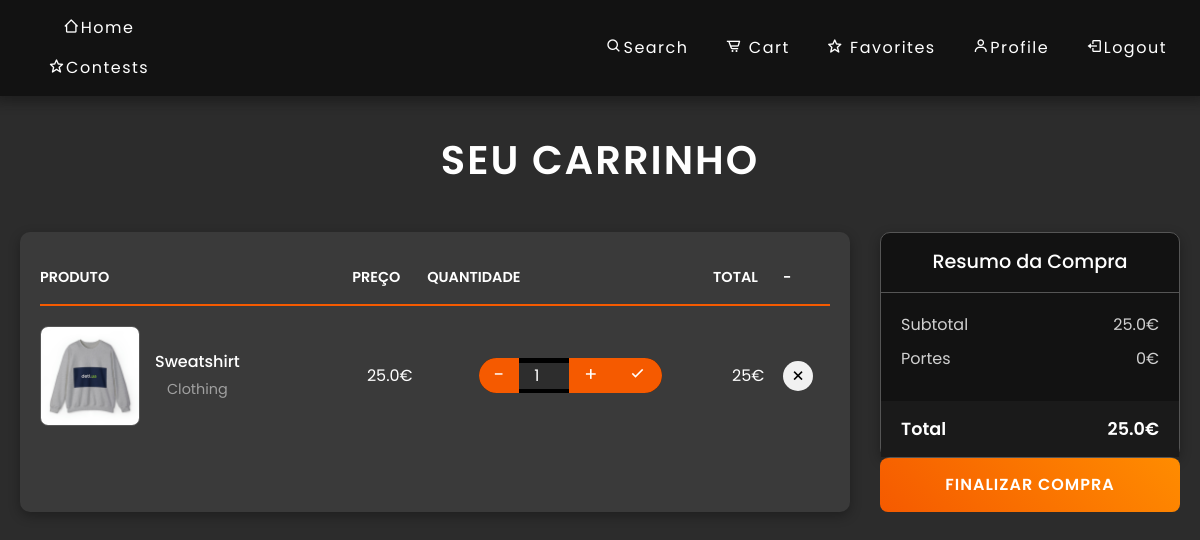
The page /cart (signed in) on the database its author committed.
### app_org/models.py (models this page shows)
class Product(db.Model):
    id = db.Column(db.Integer, primary_key=True)
    name = db.Column(db.String(100), nullable=False)
    description = db.Column(db.String(1000))
    price = db.Column(db.Float, nullable=False)
    quantity = db.Column(db.Integer, nullable=False, default=0)
    image = db.Column(db.String(100), nullable=False, default='default_image.png')
    category_id = db.Column(db.Integer, db.ForeignKey('category.id'), nullable=False)
    category = db.relationship('Category', backref=db.backref('products', lazy=True))
    course_id = db.Column(db.Integer, db.ForeignKey('course.id'), nullable=True)
    size = db.Column(db.String(10), nullable=True, default='N/A')
    color = db.Column(db.String(20), nullable=True, default='N/A')

class Category(db.Model):
    id = db.Column(db.Integer, primary_key=True)
    name = db.Column(db.String(100), nullable=False)

### app_org/cart.py (the view)
@crt.route('/cart', methods=['GET'])
@login_required
def cart():
    user=User.query.get(current_user.id)
    cart = Cart.query.filter_by(user_id=current_user.id).all()
    product_details = [ Product.query.filter_by(id=cart_item.product_id).first() for cart_item in cart ]
    CartItem = [(Product.query.get(cart_item.product_id), cart_item.quantity) for cart_item in cart]
    total=sum([product.price*quantity for product,quantity in CartItem])
    print("--------AA")
    print(CartItem)
    print("---------AAAA")
    for product in product_details:
        print(product.image)
    return render_template('cart.html', user=user, CartItem=CartItem,total=total)

### app_org/templates/cart.html (shortened to what this page needs)
{% extends 'base.html' %}
{% block styles %}
    <link rel="stylesheet" href="{{ url_for('static', filename='css/cart.css') }}">
    <link href="https://unpkg.com/boxicons@2.1.4/css/boxicons.min.css" rel="stylesheet">
{% endblock %}
{% block content %}
    {% include 'navbar.html' %}
    <main class="cart-container">
        <h1 class="page-title">Seu Carrinho</h1>
        <div class="content">
            <section class="cart-table">
                <table>
                    <thead>
                        <tr>
                            <th>Produto</th>
                            <th>Preço</th>
                            <th>Quantidade</th>
                            <th>Total</th>
                            <th>-</th>
                        </tr>
                    </thead>
                    <tbody>
                        {% for product, quantity in CartItem %}
                            <tr>
                                <td>
                                    <div class="product">
                                        <img width="150" height="150" src="{{ url_for('static', filename='assets/' + product.image) }}" alt="{{ product.name }}">
                                        <div class="info">
                                            <div class="name">{{ product.name }}</div>
                                            <div class="category">{{ product.category.name }}</div>
                                        </div>
                                    </div>
                                </td>
                                <td>{{ product.price }}€</td>
                                <td>
                                    <form action="/cart/update/{{ product.id }}" method="POST">
                                        <div class="qty">
                                            <button type="button" class="decrease">-</button>
                                            <input type="number" class="quantity" value="{{ quantity }}" name="quantity" min="1">
                                            <button type="button" class="increase">+</button>
                                            <button type="submit" class="update"><i class="bx bx-check"></i></button>
                                        </div>
                                    </form>
                                </td>
                                <td>{{ (product.price * quantity) | int }}€</td>
                                <td>
                                    <form action="/cart/remove/{{ product.id }}" method="POST">
                                        <button class="remove"><i class="bx bx-x"></i></button>
                                    </form>
                                </td>
                            </tr>
                        {% endfor %}
                    </tbody>
                </table>
            </section>
            <aside class="cart-summary">
                <div class="box">
                    <header>Resumo da Compra</header>
                    <div class="info">
                        <div><span>Subtotal</span><span>{{ total }}€</span></div>
                        <div><span>Portes</span><span>0€</span></div>
                    </div>
                    <footer>
                        <span>Total</span>
                        <span>{{ total }}€</span>
                    </footer>
                </div>
                <form class="botao" action="/cart/checkout" method="POST">
                    <button type="submit">Finalizar Compra</button>
                </form>
            </aside>
        </div>
    </main>
{% endblock %}

### app_org/static/css/style.css (style rules this page uses)
body { background-color: #3b3b3b; color: #ffffff; text-align: center; }
.botao button { color: #ffffff; font-weight: 400; font-size: 100%; letter-spacing: 1.5px; background-color: transparent; border: none; }

### app_org/static/css/cart.css (style rules this page uses)
body { background-color: #2c2c2c; font-family: 'Poppins', sans-serif; color: #ffffff; margin: 0; }
.cart-container { padding: 40px 20px; min-height: 80vh; }
.page-title { font-size: 2.5rem; font-weight: 600; padding: 40px 0; text-align: center; color: #ffffff; text-transform: uppercase; letter-spacing: 2px; }
.content { display: flex; gap: 30px; max-width: 1200px; margin: 0 auto; }
.cart-table { flex: 1; background-color: #3a3a3a; border-radius: 10px; box-shadow: 0 4px 12px rgba(0, 0, 0, 0.3); padding: 20px; }
table { width: 100%; border-collapse: collapse; }
table thead tr { border-bottom: 2px solid #f55a00; }
table thead tr th { text-align: left; padding: 15px 0; text-transform: uppercase; font-size: 0.9rem; font-weight: 600; color: #ffffff; }
table tbody tr { border-bottom: 1px solid #555; transition: background 0.3s ease; }
table tbody tr:last-child { border: 0; }
table tbody tr td { padding: 20px 0; }
.product { display: flex; align-items: center; }
.product img { width: 100px; height: 100px; border-radius: 8px; object-fit: cover; border: 1px solid #555; }
.product .info { margin-left: 15px; }
.product .info .name { font-size:-1.2rem; font-weight: 500; margin-bottom: 5px; }
.product .info .category { font-size: 0.9rem; color: #a0a0a0; }
.qty { display: inline-flex; align-items: center; background: #000000; border-radius: 20px; overflow: hidden; height: 35px; }
.qty button { background: #f55a00; border: none; padding: 0 15px; height: 100%; color: #ffffff; font-size: 1.2rem; cursor: pointer; transition: background 0.3s ease; }
.qty input { width: 50px; text-align: center; border: none; background: #2d2d2d; color: #ffffff; font-size: 1rem; }
.remove { background: #f1f1f1; border: none; width: 30px; height: 30px; border-radius: 50%; display: flex; align-items: center; justify-content: center; font-size: 1.2rem; transition: background 0.3s ease; }
.cart-summary { min-width: 300px; max-width: 350px; }
.cart-summary .box { border: 1px solid #555; background: #121212; border-radius: 10px; box-shadow: 0 4px 12px rgba(0, 0, 0, 0.3); }
.cart-summary .box header { padding: 15px 20px; font-size: 1.2rem; font-weight: 500; border-bottom: 1px solid #555; }
.cart-summary .box .info { padding: 20px; font-size: 1rem; }
.cart-summary .box .info > div { display: flex; justify-content: space-between; margin-bottom: 10px; color: #d0d0d0; }
.cart-summary .box footer { padding: 15px 20px; background: #1a1a1a; font-size: 1.1rem; font-weight: 600; display: flex; justify-content: space-between; }
.cart-summary .botao button { border: none; padding: 15px; color: #ffffff; background: linear-gradient(45deg, #f55a00, #ff8c00); width: 100%; text-transform: uppercase; letter-spacing: 1px; font-size: 1rem; font-weight: 600; border-radius: 8px; cursor: pointer; transition: background 0.3s ease, transform 0.2s ease; }

### rows shown on the page
Product: image (picture), name "Sweatshirt", category.name "Clothing", price "25.0", quantity "1", (product.price*quantity)|int "25"

### other values the page prints
{{ total }} "25.0"
